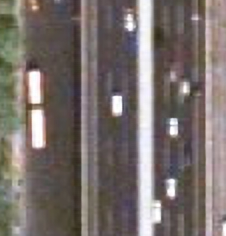
%> input picture SDSR对比code/FSRCNN_test灰度图变彩色图求psnr/FSRCNNcomic2.bmp, 226 x 236 px; its folder holds 5 pictures in this run
$ octave demo_FSRCNN_color.m   (GNU Octave 9; MATLAB toolbox functions it lacks are replaced by stand-ins)
%> lines starting %> are read from the running program, lines starting %| are printed output that depends on the picture
% =========================================================================
% Test code for Fast Super-Resolution Convolutional Neural Networks (FSRCNN)
%
% Reference
%   Chao Dong, Chen Change Loy, Xiaoou Tang. Accelerating the Super-Resolution Convolutional Neural Networks,
%   in Proceedings of European Conference on Computer Vision (ECCV), 2016
%
% Chao Dong
% SenseTime Group
% For any question, send email to chaodong@sensetime.com
% =========================================================================
close all;
clear all;

%% set parameters
testfolder = 'test\Set14\';
up_scale = 2;
model = 'model\FSRCNN\x2.mat';

filepaths = dir(fullfile(testfolder,'*.bmp'));
%psnr_bic = zeros(length(filepaths),1);
%psnr_fsrcnn = zeros(length(filepaths),1);

%for i = 1 : length(filepaths)

    %% read ground truth image
     %[add,imname,type] = fileparts(filepaths(i).name);
    % im = imread([testfolder imname type]);
     im=imread('D:\CNN\SRCNN\2016FSRCNN\FSRCNN_test\FSRCNN_test\FSRCNNcomic2.bmp');
%> im is the input picture: size 236x226x3 uint8; mean R, G, B 120.5, 111.3, 107.8


   %% work on illuminance only
if size(im,3)>1
    img = rgb2ycbcr(im);
%> img: size 236x226x3 uint8; mean of channels 1, 2, 3 113.6, 125.1, 132.3
    im = img(:, :, 1);
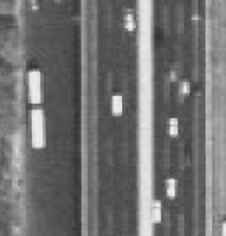
%> im: size 236x226 uint8; min 50, max 235, mean 113.6
end
im2 = img(:, :, 2);
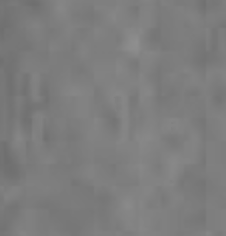
%> im2: size 236x226 uint8; min 111, max 143, mean 125.1
im3 = img(:, :, 3);
%> (the run ends here)
